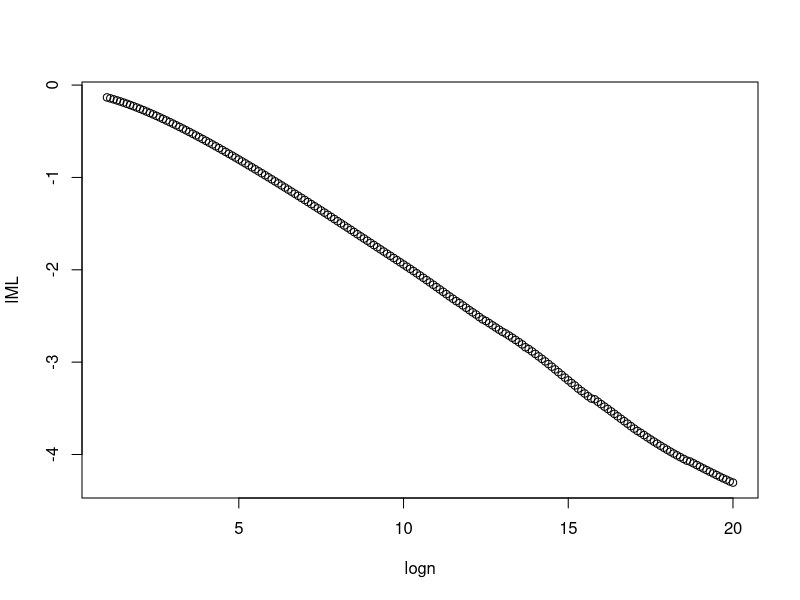

Source code (R): (Note: this script raises an error after producing the figure.)


install.packages("pracma")
library(pracma)
fun <- function(x, y) exp(-n*x^2*y^4)
logn = seq(1,20,by=0.1)
N = exp(logn)
lML = rep(0,length(N))

i = 1;
n = 100
n = 1000
for (n in N){
    result = integral2(fun, 0, 1, 0, 1, reltol = 1e-50)
    lML[i] = log(result$Q)
    i = i + 1;
}
plot(logn,lML)
lm(lML ~ logn)


n = 100
result = integral2(fun, 0, 1, 0, 1, reltol = 1e-50)
log(result$Q) # -0.724

n = 1000
result = integral2(fun, 0, 1, 0, 1, reltol = 1e-50)
log(result$Q) # -1.223014


N = 1000
D = 2                               # dimension of parameter

gamma_dat = list(N = N)

# should give us (J * N_approx) draws
gamma_fit_N = stan(file    =  'gamma_sample.stan', 
                   data    =  gamma_dat,
                   iter    =  J_iter,
                   warmup  =  burn_in,
                   chains  =  n_chains,                  
                   seed    =  stan_seed,
                   control =  list(adapt_delta = 0.99),  
                   refresh = 0)          

u_df_N = preprocess(gamma_fit_N, D, N)

rpart_sing = rpart(psi_u ~ ., u_df_N, cp = 0.001)
plot(rpart_sing)
text(rpart_sing, size = 0.5)

approx_test = approx_lil_stan(N_approx, D, N, u_df_N, J)

approx_test

mean(approx_test)

# ------------------------------------------------------------------------------

u_df_N %>% head

u_rpart = rpart(psi_u ~ ., u_df_in)

rpart_obj = u_rpart


u_rpart = sing_rpart

 
plot(u_df_N[,1], u_df_N[,2])

plot(sing_rpart)
text(sing_rpart, size = 0.5)




D = 10
N = 7 # pseudo-sample size
Omega = diag(1, D)
Sigma = D / N * Omega 
Sigma_inv = solve(Sigma)
alpha = rep(1, D) 
mu_0 = rep(0, D)

# -4.3767 for D = 2, N = 500
D / 2 * log(2 * pi) + 0.5 * log_det(Sigma) + log(0.5) 









